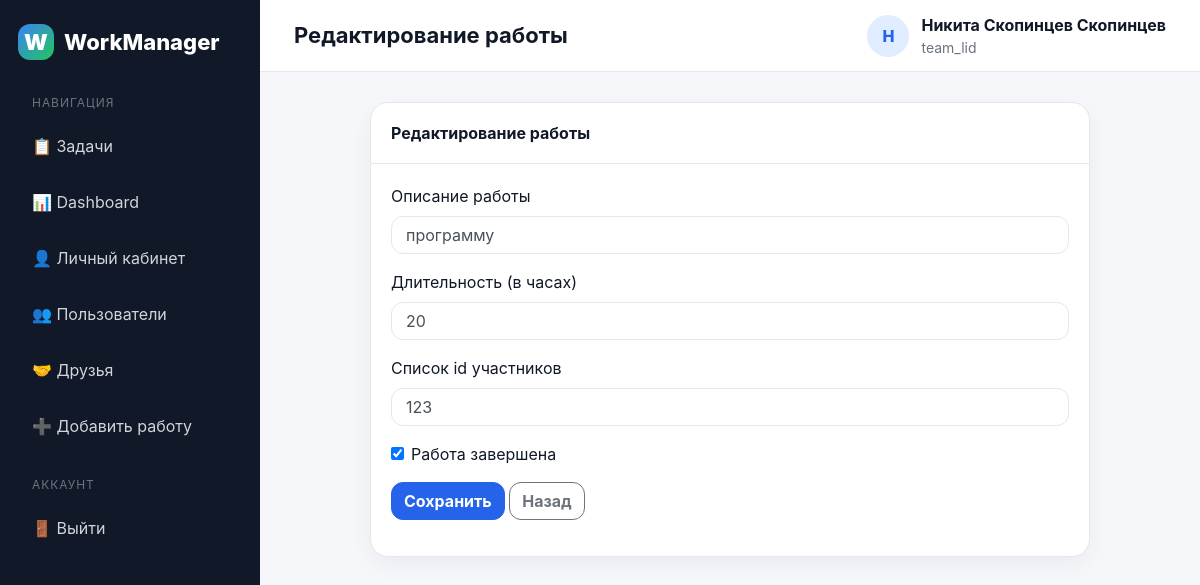
Screenshot of /edit_job/1 (signed in) with the database file from the repository.
### data/users.py (models this page shows, shortened)
class User(SqlAlchemyBase, UserMixin):
    __tablename__ = 'users'
    id = sqlalchemy.Column(sqlalchemy.Integer, primary_key=True, autoincrement=True)
    surname = sqlalchemy.Column(sqlalchemy.String, nullable=True)
    name = sqlalchemy.Column(sqlalchemy.String, nullable=True)
    age = sqlalchemy.Column(sqlalchemy.Integer, nullable=True)
    position = sqlalchemy.Column(sqlalchemy.String, nullable=True)
    speciality = sqlalchemy.Column(sqlalchemy.String, nullable=True)
    address = sqlalchemy.Column(sqlalchemy.String, nullable=True)
    email = sqlalchemy.Column(sqlalchemy.String, index=True, unique=True, nullable=False)
    hashed_password = sqlalchemy.Column(sqlalchemy.String, nullable=False)
    modified_date = sqlalchemy.Column(sqlalchemy.DateTime, default=datetime.datetime.now)
    jobs = orm.relationship('Jobs', back_populates='user', cascade='all, delete-orphan')
    departments = orm.relationship('Department', back_populates='user')

### data/jobs.py (models this page shows)
class Jobs(SqlAlchemyBase):
    __tablename__ = 'jobs'
    id = sqlalchemy.Column(sqlalchemy.Integer, primary_key=True, autoincrement=True)
    team_leader = sqlalchemy.Column(sqlalchemy.Integer, sqlalchemy.ForeignKey('users.id'), nullable=False)
    job = sqlalchemy.Column(sqlalchemy.String, nullable=False)
    work_size = sqlalchemy.Column(sqlalchemy.Integer, nullable=False)
    collaborators = sqlalchemy.Column(sqlalchemy.String, nullable=False)
    start_date = sqlalchemy.Column(sqlalchemy.DateTime, default=datetime.datetime.now)
    end_date = sqlalchemy.Column(sqlalchemy.DateTime, default=datetime.datetime.now)
    is_finished = sqlalchemy.Column(sqlalchemy.Boolean, default=False, nullable=False)
    user = orm.relationship('User', back_populates='jobs')

### main.py (the view, shortened to what this page needs)
@app.route('/edit_job/<int:job_id>', methods=['GET', 'POST'])
@login_required
def edit_job(job_id):
    form = JobForm()
    db_sess = db_session.create_session()
    job = db_sess.query(Jobs).filter(Jobs.id == job_id).first()
    if not job:
        db_sess.close()
        abort(404)
    if not can_manage_job(job):
        db_sess.close()
        abort(403)
    if request.method == 'GET':
        form.job.data = job.job
        form.work_size.data = job.work_size
        form.collaborators.data = job.collaborators
        form.is_finished.data = job.is_finished
    db_sess.close()
    return render_template('job.html', title='Редактирование работы', form=form)

### forms/job.py
class JobForm(FlaskForm):
    job = StringField('Описание работы', validators=[DataRequired()])
    work_size = IntegerField('Длительность (в часах)', validators=[DataRequired(), NumberRange(min=1, message='Количество часов должно быть больше 0')])
    collaborators = StringField('Список id участников', validators=[DataRequired()])
    is_finished = BooleanField('Работа завершена')
    submit = SubmitField('Сохранить')

### data/db_session.py (called while the page is built)
def create_session() -> Session:
    global __factory
    return __factory()

### main.py (called while the page is built)
@login_manager.user_loader
def load_user(user_id):
    db_sess = db_session.create_session()
    user = db_sess.get(User, int(user_id))
    db_sess.close()
    return user

def can_manage_job(job: Jobs) -> bool:
    return current_user.is_authenticated and (
        job.team_leader == current_user.id or is_admin(current_user)
    )

### templates/job.html (shortened to what this page needs)
{% extends "base.html" %}
{% block content %}
    <div class="card form-panel">
        <div class="card-header">{{ title }}</div>
        <div class="card-body">
            <form action="" method="post">
                <div class="form-group">
                    {{ form.job.label }}<br>
                    {{ form.job(class="form-control") }}
                </div>
                <div class="form-group">
                    {{ form.work_size.label }}<br>
                    {{ form.work_size(class="form-control") }}
                </div>
                <div class="form-group">
                    {{ form.collaborators.label }}<br>
                    {{ form.collaborators(class="form-control") }}
                </div>
                <div class="form-group form-check">
                    {{ form.is_finished(class="form-check-input") }}
                    {{ form.is_finished.label(class="form-check-label") }}
                </div>
                {{ form.submit(type="submit", class="btn btn-primary") }}
                <a href="/" class="btn btn-outline-secondary">Назад</a>
            </form>
        </div>
    </div>
{% endblock %}

### templates/base.html (shortened to what this page needs)
<!DOCTYPE html>
<html lang="ru">
<head>
    <link rel="stylesheet"
          href="https://stackpath.bootstrapcdn.com/bootstrap/4.4.1/css/bootstrap.min.css"
>
    <link rel="stylesheet" href="{{ url_for('static', filename='css/style.css') }}">
</head>
<body>
    <div class="app-layout">
        <aside class="sidebar">
            <div class="logo">
                <div class="logo-mark">W</div>
                <span>WorkManager</span>
            </div>
            <div class="sidebar-section">Навигация</div>
            <a href="/">📋 Задачи</a>
            <a href="/dashboard">📊 Dashboard</a>
            {% if current_user.is_authenticated %}
                <a href="/personal">👤 Личный кабинет</a>
                <a href="/users">👥 Пользователи</a>
                <a href="/friends">🤝 Друзья</a>
                <a href="/add_job">➕ Добавить работу</a>
                <div class="sidebar-section">Аккаунт</div>
                <a href="/logout">🚪 Выйти</a>
            {% else %}
                <a href="/login">🔐 Войти</a>
                <a href="/register">📝 Регистрация</a>
            {% endif %}
        </aside>
        <section class="main-area">
            <header class="topbar">
                <h1 class="page-title">{{ title }}</h1>
                {% if current_user.is_authenticated %}
                    <div class="user-chip">
                        <div class="avatar">
                            {{ current_user.name[0] if current_user.name else 'U' }}
                        </div>
                        <div>
                            <strong>{{ current_user.name }} {{ current_user.surname }}</strong>
                            <div class="text-muted-small">{{ current_user.position }}</div>
                        </div>
                    </div>
                {% else %}
                    <div>
                        <a class="btn btn-outline-primary mr-2" href="/login">Войти</a>
                        <a class="btn btn-primary" href="/register">Регистрация</a>
                    </div>
                {% endif %}
            </header>
            <main class="content">
                {% block content %}{% endblock %}
            </main>
        </section>
    </div>
</body>
</html>

### static/css/style.css (style rules this page uses)
:root { --primary: #2563eb; --primary-dark: #1d4ed8; --sidebar: #111827; --sidebar-soft: #1f2937; --bg: #f5f7fb; --card: #ffffff; --text: #111827; --muted: #6b7280; --border: #e5e7eb; --success-bg: #dcfce7; --success-text: #166534; --warning-bg: #fef3c7; --warning-text: #92400e; }
* { box-sizing: border-box; }
body { margin: 0; background: var(--bg); color: var(--text); font-family: -apple-system, BlinkMacSystemFont, "Segoe UI", Roboto, Arial, sans-serif; }
.app-layout { display: flex; min-height: 100vh; }
.sidebar { width: 260px; background: var(--sidebar); color: #fff; padding: 24px 18px; position: fixed; top: 0; bottom: 0; left: 0; }
.logo { display: flex; align-items: center; gap: 10px; font-size: 22px; font-weight: 800; margin-bottom: 34px; }
.logo-mark { width: 36px; height: 36px; border-radius: 12px; background: linear-gradient(135deg, #3b82f6, #22c55e); display: flex; align-items: center; justify-content: center; font-weight: 900; }
.sidebar a { display: flex; align-items: center; gap: 10px; color: #d1d5db; text-decoration: none; padding: 12px 14px; border-radius: 12px; margin-bottom: 8px; transition: 0.15s ease; }
.sidebar-section { color: #6b7280; font-size: 12px; text-transform: uppercase; letter-spacing: 0.08em; margin: 26px 14px 10px; }
.main-area { margin-left: 260px; width: calc(100% - 260px); }
.topbar { height: 72px; background: #fff; border-bottom: 1px solid var(--border); display: flex; align-items: center; justify-content: space-between; padding: 0 34px; position: sticky; top: 0; z-index: 10; }
.page-title { font-size: 22px; font-weight: 750; margin: 0; }
.user-chip { display: flex; align-items: center; gap: 12px; color: var(--text); }
.avatar { width: 42px; height: 42px; border-radius: 50%; background: #e0ecff; color: var(--primary); display: flex; align-items: center; justify-content: center; font-weight: 800; }
.content { padding: 30px 34px 44px; }
.card { border: 1px solid var(--border); border-radius: 18px; box-shadow: 0 8px 24px rgba(15, 23, 42, 0.05); background: var(--card); }
.card-header { background: transparent; border-bottom: 1px solid var(--border); font-weight: 700; padding: 18px 20px; }
.card-body { padding: 20px; }
.btn { border-radius: 12px; font-weight: 650; }
.btn-primary { background: var(--primary); border-color: var(--primary); }
.form-panel { max-width: 720px; margin: 0 auto; }
.form-control { border-radius: 12px; padding: 11px 14px; border-color: var(--border); }
.text-muted-small { color: var(--muted); font-size: 14px; }

### rows the page displays
User: name "Н", name "Никита Скопинцев", surname "Скопинцев", position "team_lid"
Jobs: job "программу", work_size "20", collaborators "123", is_finished "☑"

### other values shown
{{ title }} "Редактирование работы"
